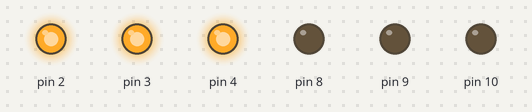
The sketch below on a simulated Arduino Uno, built with avr-gcc and run on an emulated ATmega328P. On the bench: output pins drawn as LEDs (lit = HIGH).

Above: at 0.1 s.
Timing chart, 0 to 1.6 s (numbered marks = the images above):
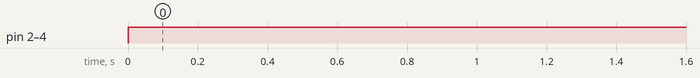

The sketch:

_01_-_Acendendo_todos_os_LEDs.ino
```cpp
void setup() {
  pinMode(2,OUTPUT);
  pinMode(3,OUTPUT);
  pinMode(4,OUTPUT);
  pinMode(8,OUTPUT);
  pinMode(9,OUTPUT);
  pinMode(10,OUTPUT);
}

void loop() {
  digitalWrite(2,HIGH);
  digitalWrite(3,HIGH);
  digitalWrite(4,HIGH);
  digitalWrite(8,LOW);
  digitalWrite(9,LOW);
  digitalWrite(10,LOW);
}
```

Measured:
- by itself, pin 2–4: LOW → HIGH at 0.00 s
